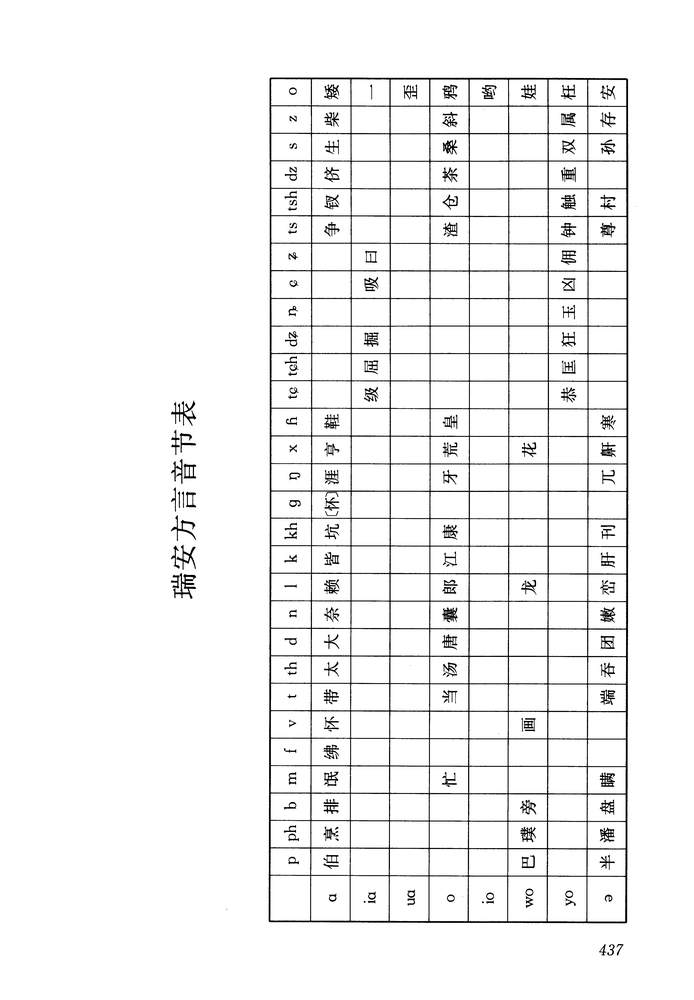
#> input picture tools/ocr/p437.png, 694 x 1000 px, shrunk from 3177 x 4576 before the run
$ python -i tone_features.py   (imports and definitions only)
#> lines starting #> are read from the running program, lines starting #| are printed output that depends on the picture; after the words box and inside, x2 and y2 are one past the last pixel; in counts of white or black regions, pixels touching at a corner belong together
#> further down, picture is the input picture: PIL image 694x1000 L; min 0, max 255, mean 243.5
from __future__ import annotations

from dataclasses import dataclass
from typing import Any

import cv2
import numpy as np
from PIL import Image


REGION_NAMES = ("left_top", "right_top", "left_bottom", "right_bottom")


@dataclass(frozen=True)
class ToneSpatialConfig:
    ink_threshold: int = 24
    include_local_hog: bool = False


def extract_tone_spatial_feature(
    image: Image.Image,
    config: ToneSpatialConfig | None = None,
) -> tuple[np.ndarray, dict[str, Any]]:
    """Extract spatial tone features from the full cell without recentering tone ink."""
    config = config or ToneSpatialConfig()
    arr = np.asarray(image.convert("L"), dtype=np.uint8)
    fg = (255 - arr) > config.ink_threshold
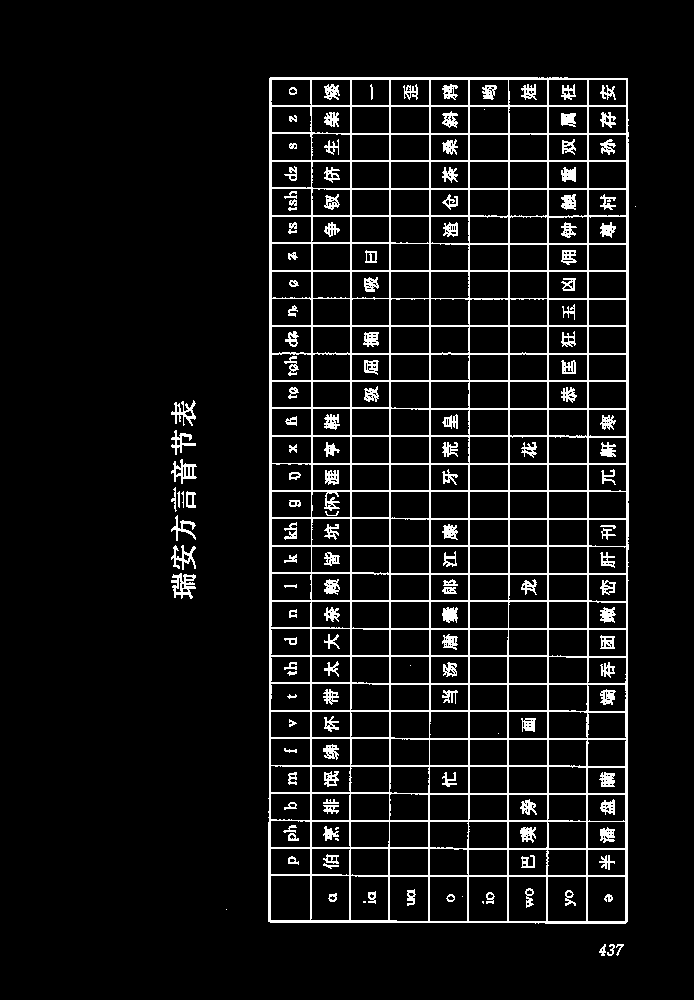
#> fg: shape (1000, 694) bool; 7.9% white in thin lines or dots, all inside (x1, y1, x2, y2) = (171, 77, 636, 956)
    body_center = _estimate_body_center(fg)
    h, w = fg.shape[:2]
    cx, cy = body_center
    regions = {
        "left_top": (0, 0, int(round(cx)), int(round(cy))),
        "right_top": (int(round(cx)), 0, w, int(round(cy))),
        "left_bottom": (0, int(round(cy)), int(round(cx)), h),
        "right_bottom": (int(round(cx)), int(round(cy)), w, h),
    }

    feature_values: list[float] = []
    region_metrics: dict[str, Any] = {}
    for name in REGION_NAMES:
        x0, y0, x1, y1 = _nonempty_region(regions[name], w, h)
        mask = fg[y0:y1, x0:x1]
        metrics = _region_metrics(mask, x0, y0, w, h, cx, cy)
        region_metrics[name] = metrics
        feature_values.extend(
            [
                metrics["ink_ratio"],
                metrics["component_count"],
                metrics["centroid_x"],
                metrics["centroid_y"],
                metrics["largest_component_area_norm"],
                metrics["largest_aspect_ratio"],
                metrics["relative_centroid_x"],
                metrics["relative_centroid_y"],
            ]
        )
    metadata = {
        "body_center": [round(float(cx), 4), round(float(cy), 4)],
        "regions": region_metrics,
    }
    return np.asarray(feature_values, dtype=np.float32), metadata


def _estimate_body_center(fg: np.ndarray) -> tuple[float, float]:
    count, _labels, stats, centroids = cv2.connectedComponentsWithStats(fg.astype(np.uint8), connectivity=8)
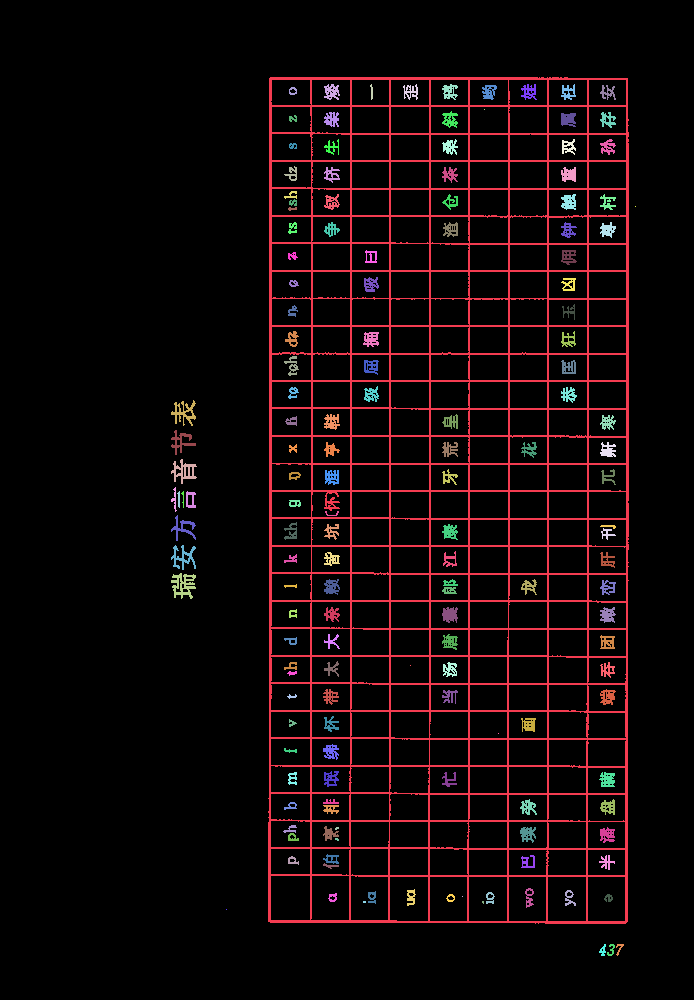
#> _labels: shape (1000, 694) int32; 156 distinct labels, from 0 to 155; one colour per label, 0 black
#> count = 156; stats = 156 rows, first 6: [0, 0, 694, 1000, 639400], [268, 77, 361, 847, 38989], [324, 84, 16, 16, 162], [370, 84, 3, 16, 30], [403, 84, 15, 16, 125], [442, 84, 16, 16, 149]; centroids = 156 pairs, first value 174.1 to 635, second value 90.63 to 950.2
    components: list[tuple[int, int, int, int, int, float, float]] = []
    for idx in range(1, count):
        x, y, w, h, area = [int(v) for v in stats[idx]]
        cx, cy = [float(v) for v in centroids[idx]]
        if area > 0:
            components.append((x, y, w, h, area, cx, cy))
#> this loop made 155 passes
#> (x, y, w, h, area, cx, cy) on passes 1 to 3: (268, 77, 361, 847, 38989, 448, 493.8), (324, 84, 16, 16, 162, 331.3, 91.37), (370, 84, 3, 16, 30, 371.3, 91.5)
    if not components:
        h, w = fg.shape[:2]
        return w / 2.0, h / 2.0
    largest = max(c[4] for c in components)
    body = [c for c in components if c[4] >= max(4, largest * 0.12)]
    xs0 = [c[0] for c in body]
    ys0 = [c[1] for c in body]
    xs1 = [c[0] + c[2] for c in body]
    ys1 = [c[1] + c[3] for c in body]
    return (min(xs0) + max(xs1)) / 2.0, (min(ys0) + max(ys1)) / 2.0


def _region_metrics(
    mask: np.ndarray,
    x_offset: int,
    y_offset: int,
    full_w: int,
    full_h: int,
    body_cx: float,
    body_cy: float,
) -> dict[str, float]:
    area = max(1, int(mask.size))
    ink_pixels = int(mask.sum())
    count, _labels, stats, centroids = cv2.connectedComponentsWithStats(mask.astype(np.uint8), connectivity=8)
    components: list[dict[str, float]] = []
    for idx in range(1, count):
        x, y, w, h, comp_area = [int(v) for v in stats[idx]]
        cx, cy = [float(v) for v in centroids[idx]]
        if comp_area <= 0:
            continue
        components.append(
            {
                "area": float(comp_area),
                "w": float(w),
                "h": float(h),
                "cx": x_offset + cx,
                "cy": y_offset + cy,
            }
        )
    if components:
        weighted_area = sum(c["area"] for c in components)
        centroid_x = sum(c["cx"] * c["area"] for c in components) / weighted_area
        centroid_y = sum(c["cy"] * c["area"] for c in components) / weighted_area
        largest = max(components, key=lambda c: c["area"])
        largest_area_norm = largest["area"] / area
        largest_aspect = largest["w"] / max(1.0, largest["h"])
    else:
        centroid_x = 0.0
        centroid_y = 0.0
        largest_area_norm = 0.0
        largest_aspect = 0.0
    return {
        "ink_ratio": float(ink_pixels / area),
        "component_count": float(len(components)),
        "centroid_x": float(centroid_x / max(1, full_w)),
        "centroid_y": float(centroid_y / max(1, full_h)),
        "largest_component_area_norm": float(largest_area_norm),
        "largest_aspect_ratio": float(largest_aspect),
        "relative_centroid_x": float((centroid_x - body_cx) / max(1, full_w)) if components else 0.0,
        "relative_centroid_y": float((centroid_y - body_cy) / max(1, full_h)) if components else 0.0,
    }


def _nonempty_region(region: tuple[int, int, int, int], width: int, height: int) -> tuple[int, int, int, int]:
    x0, y0, x1, y1 = region
    x0 = max(0, min(width - 1, x0))
    y0 = max(0, min(height - 1, y0))
    x1 = max(x0 + 1, min(width, x1))
    y1 = max(y0 + 1, min(height, y1))
    return x0, y0, x1, y1

>>> from PIL import Image
>>> picture = Image.open('../p437.png')
>>> result = extract_tone_spatial_feature(picture)
#> the loop in extract_tone_spatial_feature, `for name in REGION_NAMES:` made 4 passes
#> pass 1, in extract_tone_spatial_feature, `mask = fg[y0:y1, x0:x1]`:
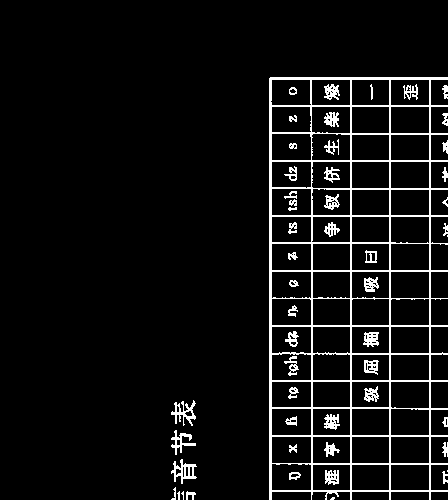
#> mask: shape (500, 448) bool; 6.4% white in thin lines or dots, all inside (x1, y1, x2, y2) = (171, 77, 448, 500)
#> pass 1, in _region_metrics, `count, _labels, stats, centroids = cv2.connectedComponentsWithStats(ma..`:
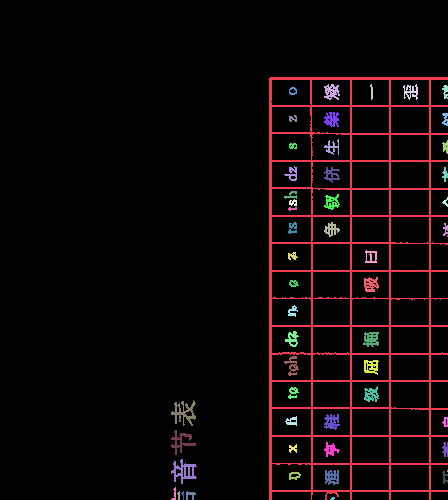
#> _labels: shape (500, 448) int32; 54 distinct labels, from 0 to 53; one colour per label, 0 black
#> pass 2, in extract_tone_spatial_feature, `mask = fg[y0:y1, x0:x1]`:
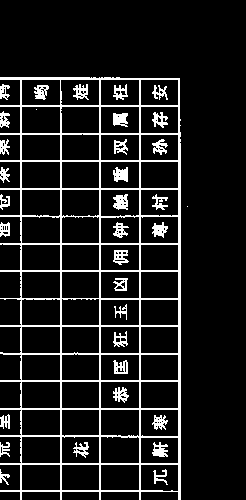
#> mask: shape (500, 246) bool; 11.3% white in thin lines or dots, all inside (x1, y1, x2, y2) = (0, 77, 188, 500)
#> pass 2, in _region_metrics (call 2), `count, _labels, stats, centroids = cv2.connectedComponentsWithStats(ma..`:
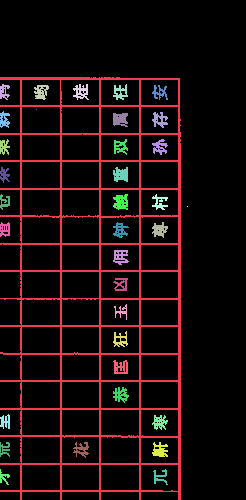
#> _labels: shape (500, 246) int32; 36 distinct labels, from 0 to 35; one colour per label, 0 black
#> after the loop in extract_tone_spatial_feature, `for name in REGION_NAMES:`:
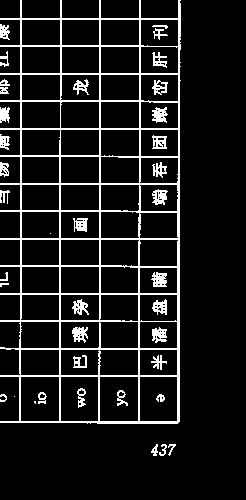
#> mask: shape (500, 246) bool; 10.5% white in thin lines or dots, all inside (x1, y1, x2, y2) = (0, 0, 181, 456)

$ run again, on tools/ocr/p438.png
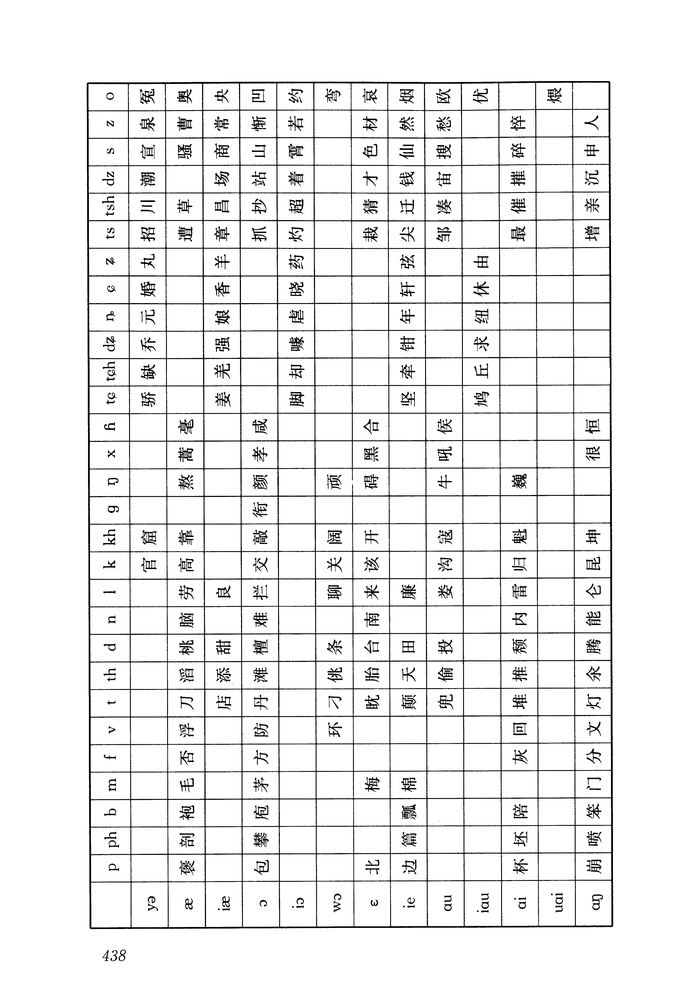
#> input picture tools/ocr/p438.png, 694 x 1000 px, shrunk from 3177 x 4576 before the run
#> picture is the input picture: PIL image 694x1000 L; min 0, max 255, mean 237.8
#> fg: shape (1000, 694) bool; 12% white in thin lines or dots, all inside (x1, y1, x2, y2) = (86, 81, 614, 962)
#> in _estimate_body_center, `count, _labels, stats, centroids = cv2.connectedComponentsWithStats(fg..`:
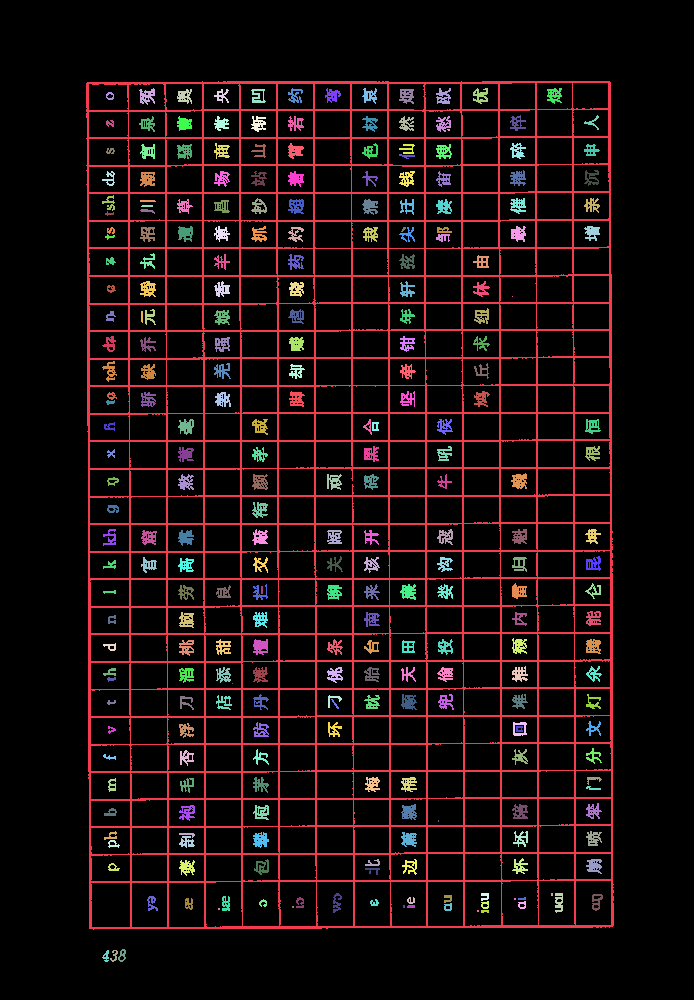
#> _labels: shape (1000, 694) int32; 274 distinct labels, from 0 to 273; one colour per label, 0 black
#> count = 274; stats = 274 rows, first 6: [0, 0, 694, 1000, 610566], [86, 81, 528, 849, 54517], [139, 88, 16, 17, 156], [177, 89, 15, 15, 140], [214, 89, 15, 14, 93], [251, 89, 15, 14, 116]; centroids = 274 pairs, first value 105.8 to 596.3, second value 94.76 to 955.9
#> the loop in _estimate_body_center, `for idx in range(1, count):` made 273 passes
#> (x, y, w, h, area, cx, cy) on passes 1 to 3: (86, 81, 528, 849, 54517, 349.8, 499.4), (139, 88, 16, 17, 156, 146.6, 95.73), (177, 89, 15, 15, 140, 184.1, 95.82)
#> after the loop in extract_tone_spatial_feature, `for name in REGION_NAMES:`:
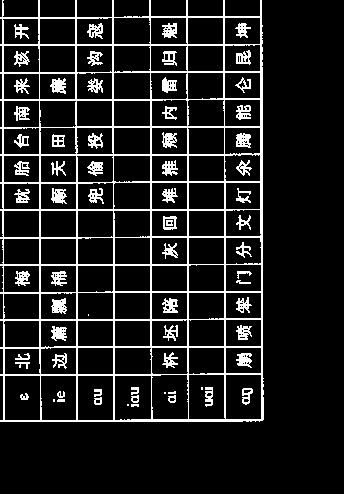
#> mask: shape (494, 344) bool; 12.1% white in thin lines or dots, all inside (x1, y1, x2, y2) = (0, 0, 264, 422)

$ run again, on tools/ocr/p439.png
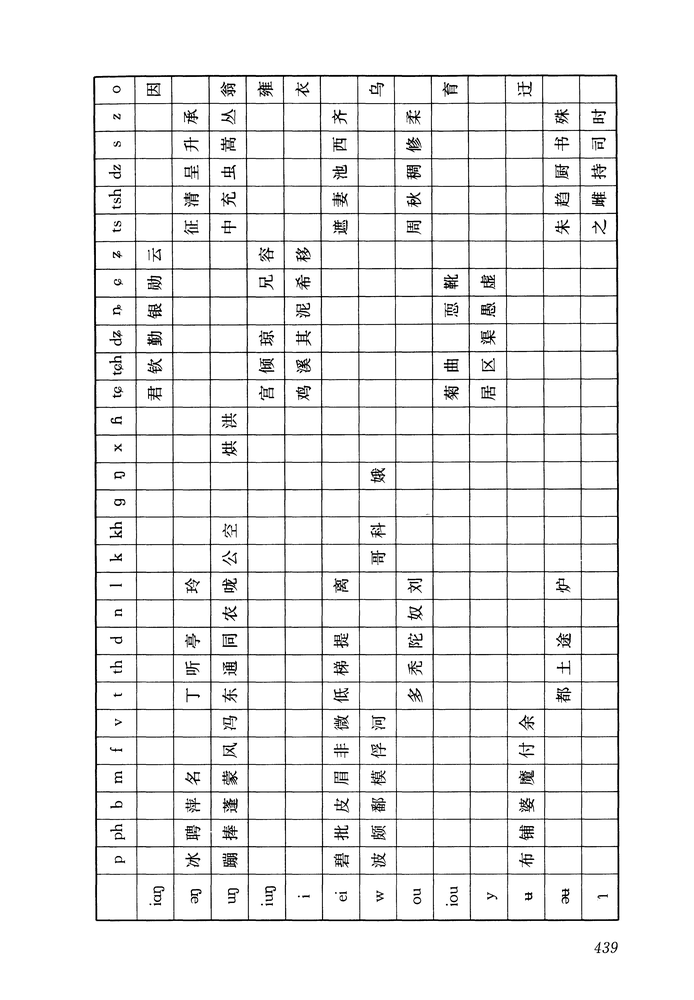
#> input picture tools/ocr/p439.png, 694 x 1000 px, shrunk from 3177 x 4576 before the run
#> picture is the input picture: PIL image 694x1000 L; min 0, max 255, mean 239.6
#> fg: shape (1000, 694) bool; 10.8% white in thin lines or dots, all inside (x1, y1, x2, y2) = (93, 73, 620, 954)
#> in _estimate_body_center, `count, _labels, stats, centroids = cv2.connectedComponentsWithStats(fg..`:
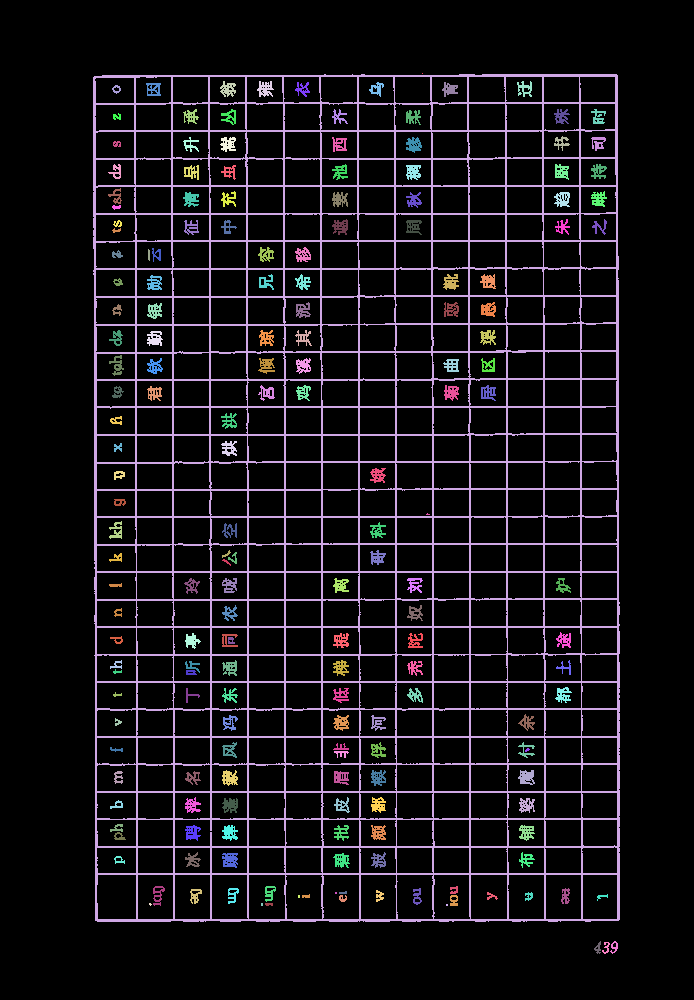
#> _labels: shape (1000, 694) int32; 188 distinct labels, from 0 to 187; one colour per label, 0 black
#> count = 188; stats = 188 rows, first 6: [0, 0, 694, 1000, 619303], [422, 73, 1, 1, 1], [93, 74, 527, 848, 55633], [220, 81, 16, 16, 151], [257, 81, 17, 16, 164], [517, 81, 15, 16, 126]; centroids = 188 pairs, first value 115.2 to 613.9, second value 73 to 947.7
#> the loop in _estimate_body_center, `for idx in range(1, count):` made 187 passes
#> (x, y, w, h, area, cx, cy) on passes 2 to 4: (93, 74, 527, 848, 55633, 356.6, 491.6), (220, 81, 16, 16, 151, 227.6, 88.77), (257, 81, 17, 16, 164, 264.7, 88.53)
#> after the loop in extract_tone_spatial_feature, `for name in REGION_NAMES:`:
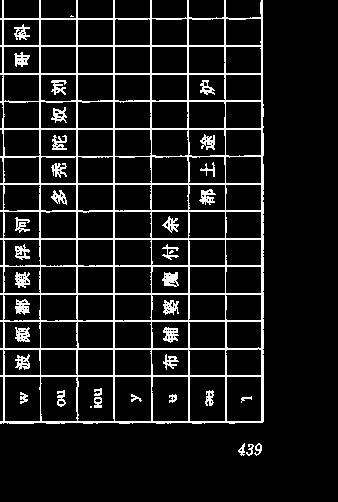
#> mask: shape (502, 338) bool; 10.3% white in thin lines or dots, all inside (x1, y1, x2, y2) = (0, 0, 264, 456)
